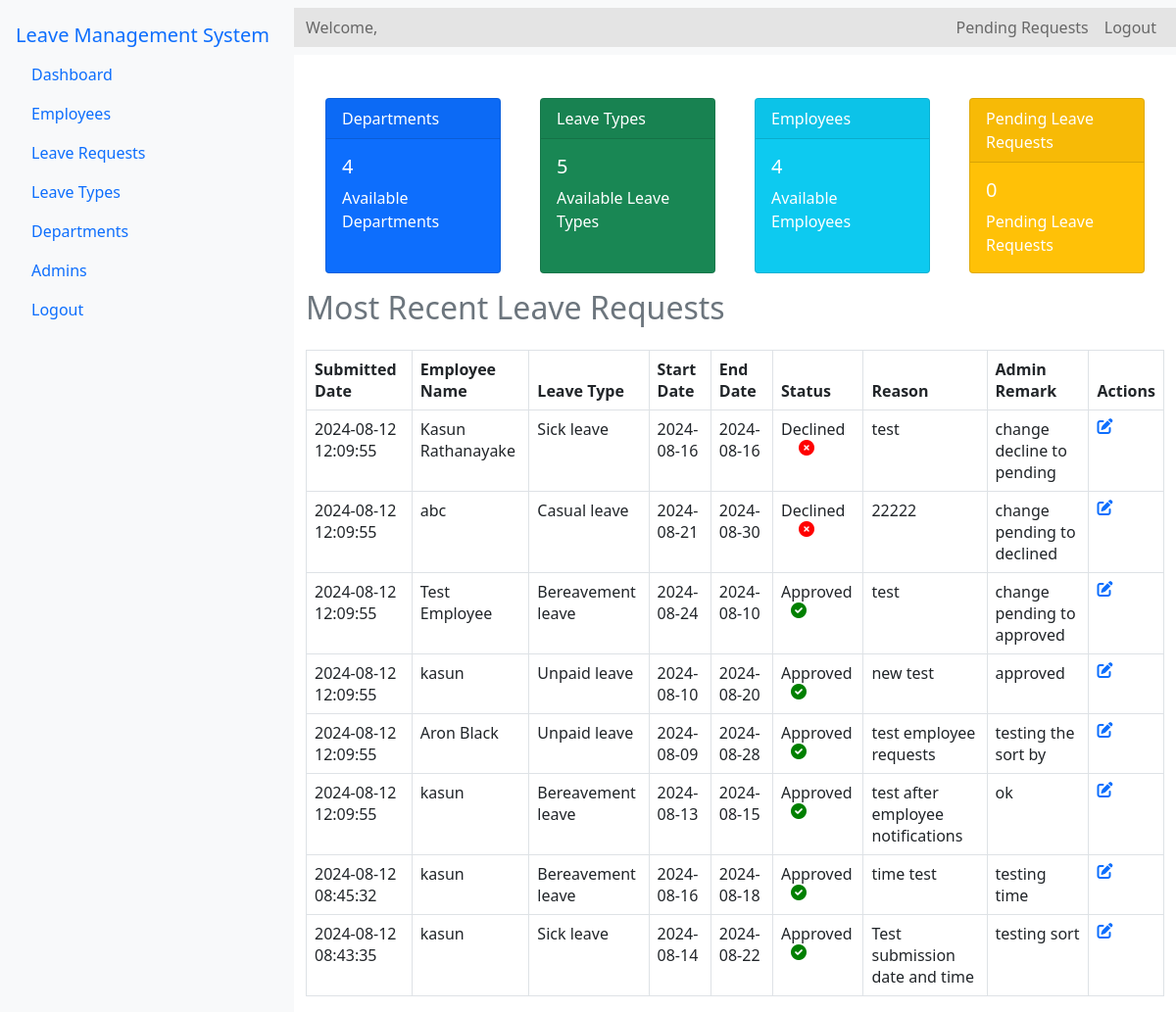
Before: /Source/admin/a-dashboard.php (signed in) with the older database file.
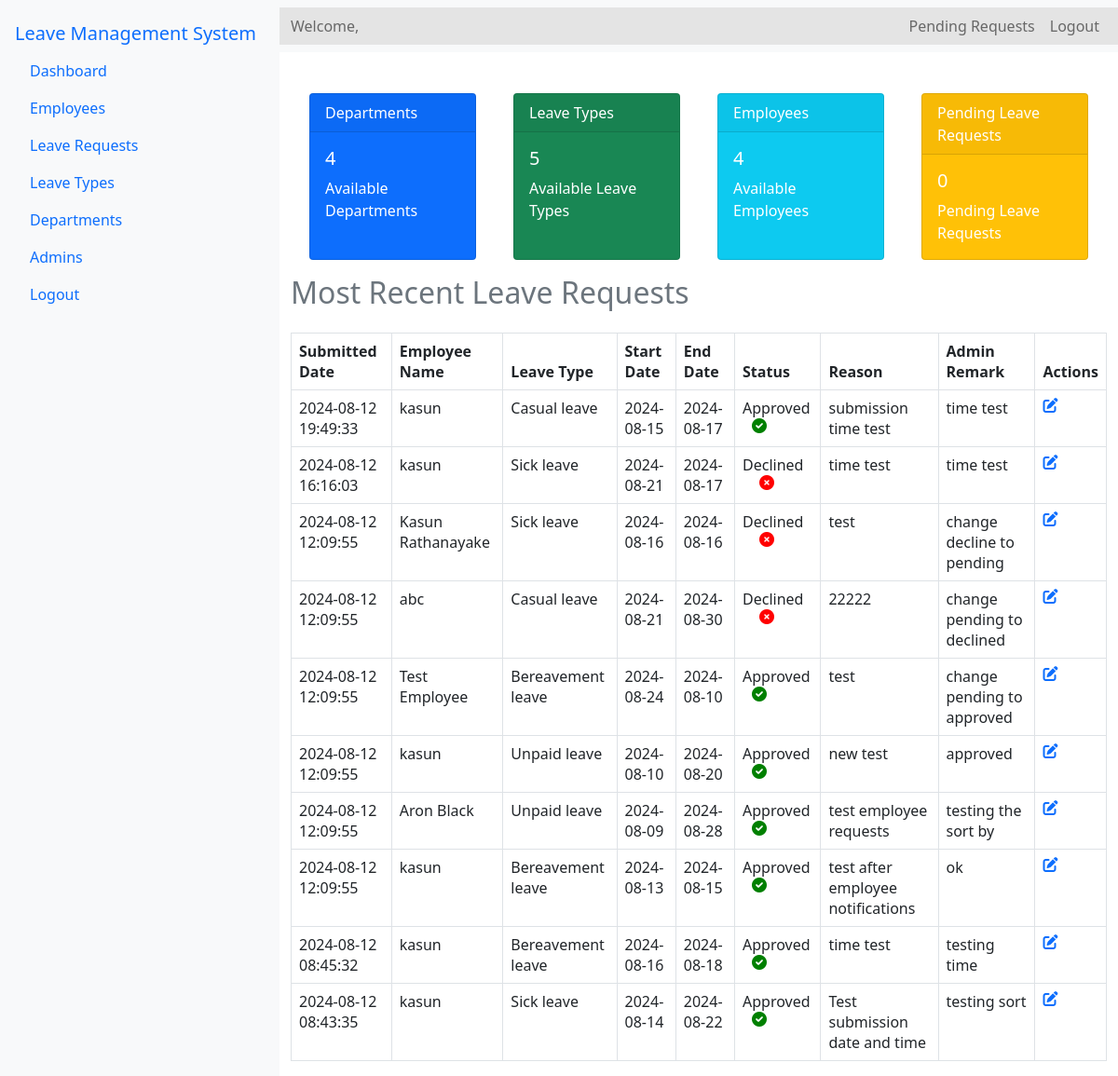
After: the same page with the newer database file.
### tables this page shows
CREATE TABLE `leave_list` (
  `E_id` int(11) NOT NULL,
  `leave_id` int(11) NOT NULL,
  `E_name` varchar(100) NOT NULL,
  `Leave_type` varchar(100) NOT NULL,
  `Start` varchar(100) NOT NULL,
  `End` varchar(100) NOT NULL,
  `Status` varchar(100) NOT NULL,
  `Comment` varchar(1000) NOT NULL,
  `A_id` int(11) NOT NULL,
  `a_remark` varchar(1000) NOT NULL,
  `seen` int(11) NOT NULL,
  `submission_date` datetime DEFAULT current_timestamp()
);

### Source/admin/a-dashboard.php (the view, shortened to what this page needs)
<?php
include '../config.php';
$admin_email = $_SESSION['email'];
$stml = $conn->prepare("SELECT A_id, A_name FROM admin WHERE A_email = ?");
$stml->bind_param("s", $admin_email);
$stml->execute();
$stml->store_result();
$stml->bind_result($admin_id, $admin_name);
$departments_count = $conn->query("SELECT COUNT(*) as count FROM departments")->fetch_assoc()['count'];
$leave_types_count = $conn->query("SELECT COUNT(*) as count FROM leave_types")->fetch_assoc()['count'];
$employees_count = $conn->query("SELECT COUNT(*) as count FROM employees")->fetch_assoc()['count'];
$pending_leave_requests_count = $conn->query("SELECT COUNT(*) as count FROM leave_list WHERE Status = 'Pending'")->fetch_assoc()['count'];
$recent_leave_requests_query = "SELECT * FROM leave_list  ORDER BY  submission_date DESC";
$recent_leave_requests_result = $conn->query($recent_leave_requests_query);
?>
<!DOCTYPE html>
<html lang="en">
<head>
    <link rel="stylesheet" href="../bootstrap-5.0.2-dist/css/bootstrap.min.css">
    <link rel="stylesheet" href="../css/admin-dashboard.css">
    <link rel="stylesheet" href="https://cdnjs.cloudflare.com/ajax/libs/font-awesome/6.0.0-beta3/css/all.min.css">
    <link rel="stylesheet" href="../css/main.css">
</head>
<body>
<div class="d-flex">
    <nav class="nav flex-column bg-light p-3" style="width: 300px; min-height: 100vh;">
        <a class="navbar-brand" href="a-dashboard.php">Leave Management System</a>
        <a class="nav-link" href="a-dashboard.php">Dashboard</a>
        <a class="nav-link" href="employees.php">Employees</a>
        <a class="nav-link d-flex justify-content-between align-items-center" href="leave-requests.php">
        Leave Requests
        <a class="nav-link" href="leave-types.php">Leave Types</a>
        <a class="nav-link" href="departments.php">Departments</a>
        <a class="nav-link" href="admins.php">Admins</a>
        <a class="nav-link" href="logout.php" onclick="return confirmLogout();">Logout</a>
    </nav>
    <div class="flex-grow-1">
    <nav class="navbar navbar-expand-lg navbar-light bg-light">
    <div class="container-fluid">
        <span class="navbar-text">
            Welcome, <?php echo $admin_name; ?>
        </span>
        <div class="collapse navbar-collapse" id="navbarNavDropdown">
            <ul class="navbar-nav ms-auto">
                <li class="nav-item">
                    <a class="nav-link" href="leave-requests.php">
                        Pending Requests
                    </a>
                </li>
                <li class="nav-item">
                    <a class="nav-link" href="logout.php" onclick="return confirmLogout();">Logout</a>
                </li>
            </ul>
        </div>
    </div>
</nav>
        <div class="container mt-4">
            <div class="d-flex justify-content-around">
                <div class="card text-white bg-primary mb-3" style="max-width: 18rem;">
                    <div class="card-header">Departments</div>
                    <div class="card-body">
                        <h5 class="card-title"><?php echo htmlspecialchars($departments_count); ?></h5>
                        <p class="card-text">Available Departments</p>
                    </div>
                </div>
                <div class="card text-white bg-success mb-3" style="max-width: 18rem;">
                    <div class="card-header">Leave Types</div>
                    <div class="card-body">
                        <h5 class="card-title"><?php echo htmlspecialchars($leave_types_count); ?></h5>
                        <p class="card-text">Available Leave Types</p>
                    </div>
                </div>
                <div class="card text-white bg-info mb-3" style="max-width: 18rem;">
                    <div class="card-header">Employees</div>
                    <div class="card-body">
                        <h5 class="card-title"><?php echo htmlspecialchars($employees_count); ?></h5>
                        <p class="card-text">Available Employees</p>
                    </div>
                </div>
                <div class="card text-white bg-warning mb-3" style="max-width: 18rem;">
                    <div class="card-header">Pending Leave Requests</div>
                    <div class="card-body">
                        <h5 class="card-title"><?php echo htmlspecialchars($pending_leave_requests_count); ?></h5>
                        <p class="card-text">Pending Leave Requests</p>
                    </div>
                </div>
            </div>
            <h2 class="text-secondary">Most Recent Leave Requests</h2>
            <table class="table table-bordered mt-4">
                <thead>
                    <tr>
                        <th>Submitted Date</th>
                        <th>Employee Name</th>
                        <th>Leave Type</th>
                        <th>Start Date</th>
                        <th>End Date</th>
                        <th>Status</th>
                        <th>Reason</th>
                        <th>Admin Remark</th>
                        <th>Actions</th>
                    </tr>
                </thead>
                <tbody>
                    <?php while ($row = $recent_leave_requests_result->fetch_assoc()): ?>
                    <tr>
                        <td><?php echo htmlspecialchars($row['submission_date']); ?></td>
                        <td><?php echo htmlspecialchars($row['E_name']); ?></td>
                        <td><?php echo htmlspecialchars($row['Leave_type']); ?></td>
                        <td><?php echo htmlspecialchars($row['Start']); ?></td>
                        <td><?php echo htmlspecialchars($row['End']); ?></td>
                        <td>
                            <?php
                                echo htmlspecialchars($row['Status']);
                                if ($row['Status'] == 'Pending') {
                                    echo '<i style="color: orange; margin-left: 24px;" class="fas fa-hourglass-start status-icon status-pending"></i>';
                                } elseif ($row['Status'] == 'Approved') {
                                    echo '<i style="color: green; margin-left: 10px;" class="fas fa-check-circle status-icon status-approved"></i>';
                                } elseif ($row['Status'] == 'Declined') {
                                    echo '<i style="color: red; margin-left: 18px;" class="fas fa-times-circle status-icon status-declined"></i>';
                                }
                            ?>
                        </td>
                        <td><?php echo htmlspecialchars($row['Comment']); ?></td>
                        <td><?php echo htmlspecialchars($row['a_remark']); ?></td>
                        <td>
                            <a href="leave-action.php?leave_id=<?php echo htmlspecialchars($row['leave_id']); ?>" ><i class="fas fa-edit"></i></a>
                        </td>
                    </tr>
                    <?php endwhile; ?>
                </tbody>
            </table>
        </div>
    </div>
</div>
</body>
</html>

### Source/css/admin-dashboard.css (style rules this page uses)
.container { margin-top: 20px; }
.table { margin-top: 20px; }
.card { margin: 20px; flex: 1; }
.status-icon { margin-left: 10px; }
.status-approved { color: green; }
.status-declined { color: red; }
.container-fluid { background-color: rgb(228, 228, 228); }

Changed rows visible on the page:
added leave_list: submission_date "2024-08-12 19:49:33", E_name "kasun", Leave_type "Casual leave", Start "2024-08-15", End "2024-08-17", Status "Approved", Comment "submission time test", a_remark "time test"
added leave_list: submission_date "2024-08-12 16:16:03", E_name "kasun", Leave_type "Sick leave", Start "2024-08-21", End "2024-08-17", Status "Declined", Comment "time test", a_remark "time test"
